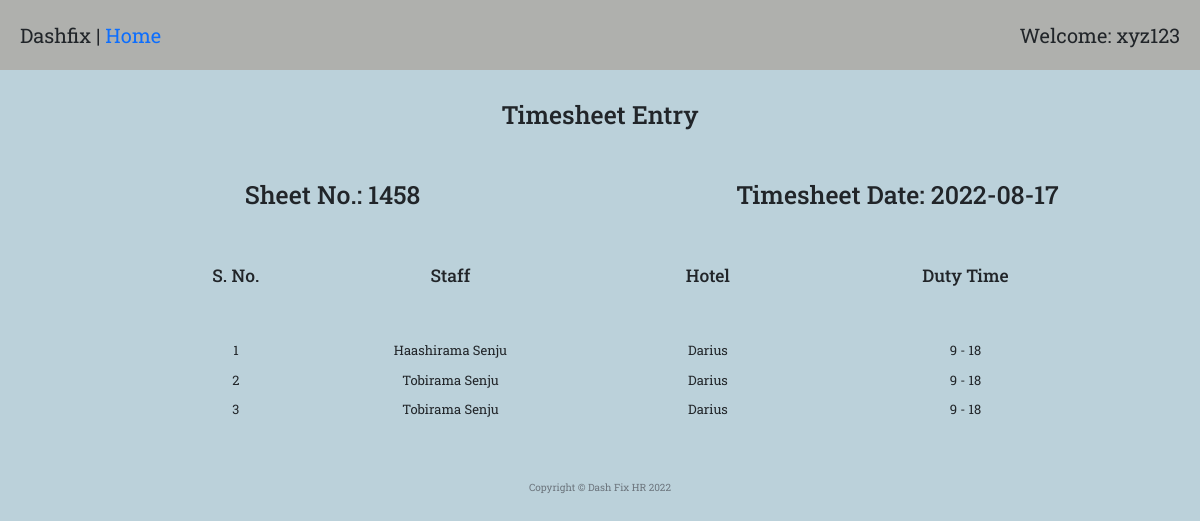
The app's page /timesheet_single/1 (signed in) with its own data.
### main.py (models this page shows)
class timesheetMaster(db.Model):
    __tablename__ = "timesheetMaster"
    id = Column(Integer, primary_key=True)
    date = Column(String(300))
    sheet_no = Column(Integer)
    entry = relationship("timesheetEntryMaster", back_populates="timesheet")
    createdBy = Column(Integer, ForeignKey("Users.id"))
    user = relationship("User", back_populates="timesheet")
    hotelID = Column(Integer, ForeignKey("hotelMaster.id"))
    hotel = relationship("hotelMaster", back_populates="timesheet")

class employeeMaster(db.Model):
    __tablename__ = "employeeMaster"
    id = Column(Integer, primary_key=True)
    employeeID = Column(String(300))
    joining_date = Column(DateTime)
    name = Column(String(300))
    addressUae = Column(String(300))
    poBox = Column(String(300))
    mobilePersonal = Column(Integer)
    mobileHome = Column(Integer)
    personalMail = Column(String(300))
    addressHome = Column(String(300))
    passportNumber = Column(Integer)
    nationality = Column(String(300))
    ownCar = Column(Boolean)
    carRent = Column(Boolean)
    company_laptop = Column(String(300))
    company_mobile = Column(String(300))
    emUaeName = Column(String(300))
    emUaeRel = Column(String(300))
    emUaeAddr = Column(String(300))
    emUaeMobileNumber = Column(Integer)
    emUaeHomeNumber = Column(Integer)
    originCountry = Column(String(300))
    emCoName = Column(String(300))
    emCoRel = Column(String(300))
    emCoAddr = Column(String(300))
    emCoMobileNumber = Column(Integer)
    emCoHomeNumber = Column(Integer)
    createdBy = Column(Integer, ForeignKey("Users.id"))
    user = relationship("User", back_populates="employee")
    departmentId = Column(Integer, ForeignKey("departmentMaster.id"))
    department = relationship("departmentMaster", back_populates="employee")
    document = relationship("documentMaster", back_populates="employee")
    actionItem = relationship("actionItemMaster", back_populates="employee")
    leave = relationship("leaveApplicationMaster", back_populates="employee")
    passport = relationship("passportApplicationMaster", back_populates="employee")
    timesheet = relationship("timesheetEntryMaster", back_populates="employee")
    roster = relationship("rosterEntryMaster", back_populates="employee")

class hotelMaster(db.Model):
    __tablename__ = "hotelMaster"
    id = Column(Integer, primary_key=True)
    name = Column(String(300))
    address = Column(String(300))
    rosterEntry = relationship("rosterEntryMaster", back_populates="hotel")
    timesheet = relationship("timesheetMaster", back_populates="hotel")

class timesheetEntryMaster(db.Model):
    __tablename__ = "timesheetEntryMaster"
    id = Column(Integer, primary_key=True)
    timeIn1 = Column(Integer)
    timeOut1 = Column(Integer)
    timeIn2 = Column(Integer)
    timeOut2 = Column(Integer)
    employeeID = Column(Integer, ForeignKey("employeeMaster.id"))
    employee = relationship("employeeMaster", back_populates="timesheet")
    timesheetID = Column(Integer, ForeignKey("timesheetMaster.id"))
    timesheet = relationship("timesheetMaster", back_populates="entry")

### main.py (the view)
@app.route("/timesheet_single/<timesheet_id>", methods=["GET", "POST"])
@admin_only
def timesheet_single(timesheet_id):
    timesheet_entries = db.session.query(timesheetEntryMaster).filter_by(timesheetID=timesheet_id).all()
    ts_element = timesheetMaster.query.get(timesheet_id)
    sheet_no = ts_element.sheet_no
    date__ = ts_element.date
    hotel_element = hotelMaster.query.get(ts_element.hotelID)
    hotel_name = hotel_element.name
    employee_list = []
    for i in timesheet_entries:
        employee = db.session.query(employeeMaster).filter_by(id=i.employeeID).first()
        employee_list.append(employee.name)
    return render_template("timesheet_entries.html", entries=timesheet_entries, employees=employee_list,
                           hotel_name=hotel_name,
                           len=range(len(timesheet_entries)), date__=date__, sheet=sheet_no)

### main.py (called while the page is built)
def admin_only(f):
    @wraps(f)
    def decorated_function(*args, **kwargs):
        admin = User.query.all()
        admin_id = []
        for i in admin:
            id_ = i.id
            admin_id.append(id_)
        if current_user.id not in admin_id:
            return abort(403)
        return f(*args, **kwargs)
    return decorated_function

@login_manager.user_loader
def load_user(user_id):
    return User.query.get(int(user_id))

### templates/timesheet_entries.html
{% extends 'bootstrap/base.html' %}
{% import "bootstrap/wtf.html" as wtf %}
{% block content %}
{% include "header.html" %}
  <div class="welcome">
    <span>Dashfix | <a href="{{url_for('home')}}">Home</a></span>
    <span>Welcome: xyz123</span>
  </div>
  <h1 style="margin-top: 30px; margin-bottom: 50px; text-align: center;">Timesheet Entry</h1>
  <div class="row" style="margin-bottom: 50px; margin-left: 50px; text-align: center;">
    <div class="col-6"><h1>Sheet No.: {{ sheet }}</h1></div>
    <div class="col-6"><h1>Timesheet Date: {{ date__ }}</h1></div>
  </div>
  <div class="row" style="margin-bottom: 50px; margin-left: 150px; text-align: center;">
    <div class="col-2"><h3>S. No.</h3></div>
    <div class="col-3"><h3>Staff</h3></div>
    <div class="col-3"><h3>Hotel</h3></div>
    <div class="col-3"><h3>Duty Time</h3></div>
  </div>
  <div class="row" style="margin-bottom: 50px; margin-left: 150px; text-align: center;">
    {% for i in len %}
      <div class="col-2"><p>{{ i + 1 }}</p></div>
      <div class="col-3"><p>{{ employees[i] }}</p></div>
      <div class="col-3"><p>{{ hotel_name }}</p></div>
      {% if entries[i].timeIn2 == 0 %}
        <div class="col-3"><p>{{ entries[i].timeIn1 }} - {{ entries[i].timeOut1 }}</p></div>
      {% else %}
        <div class="col-3"><p>{{ entries[i].timeIn1 }} - {{ entries[i].timeOut1 }}/{{ entries[i].timeIn2 }} - {{ entries[i].timeOut2 }}</p></div>
      {% endif %}
    {% endfor %}
  </div>
{% include "footer.html" %}
{% endblock %}

### static/styles1.css (style rules this page uses)
body { font-family: 'Roboto Slab', serif; }
body { background-color: #bbd1da; }
.welcome { background-color: #afb0ad; display: flex; justify-content: space-between; padding: 20px; font-size: 2rem; }
.row, h5 { margin-top: 20px; margin-right: 20px; margin-left: 20px; }
div { font-size: 1.3rem; margin: 0px; padding-right: 0px; }
.time_suc_entry, p { text-size: 1.8rem; }
a:link { text-decoration: none; text-color: black; }

### records on screen
timesheetMaster: sheet_no "1458", date "2022-08-17"
employeeMaster: name "Haashirama Senju"
hotelMaster: len "Darius" "Darius" "Darius"
timesheetEntryMaster: timeIn1 "9", timeOut1 "18"
employeeMaster: name "Tobirama Senju" "Tobirama Senju"
timesheetEntryMaster: timeIn1 "9", timeOut1 "18"
timesheetEntryMaster: timeIn1 "9", timeOut1 "18"

### other values on screen
{{ i + 1 }} "1" "2" "3"
